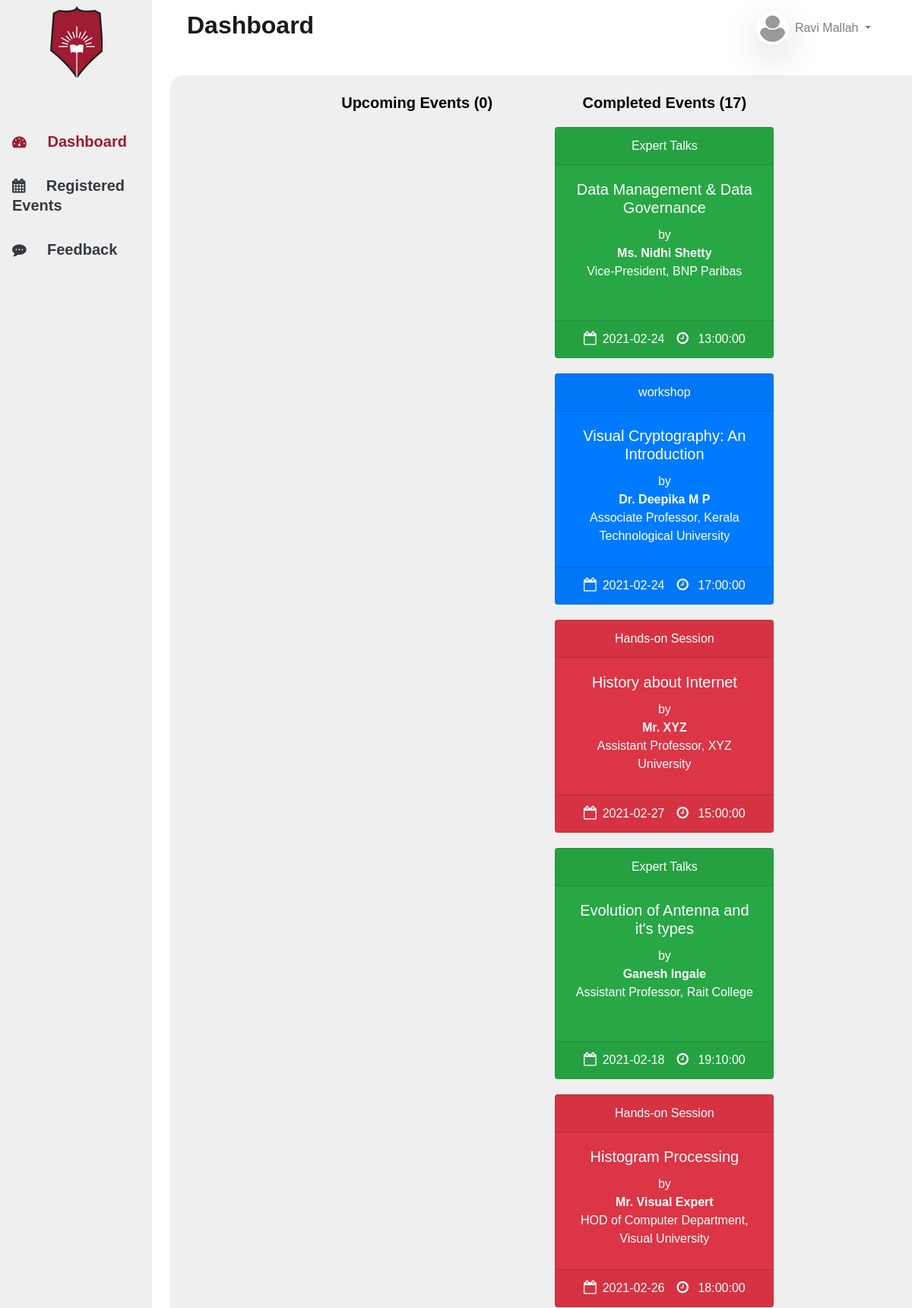
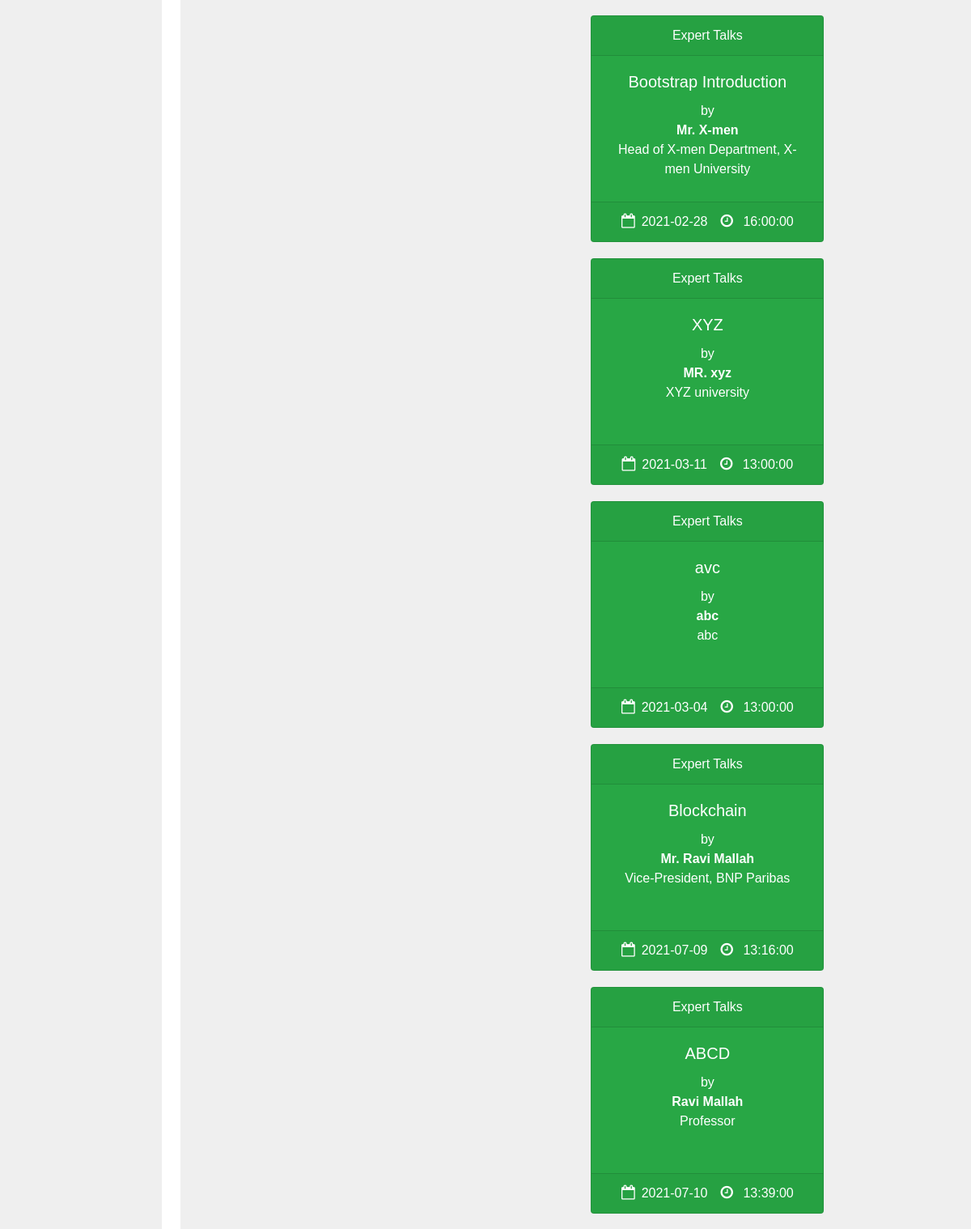
The app's page /modules/WorkshopTool/student/dashboard.php (signed in, upper part) with its own data (2 pictures, top to bottom).
### tables this page shows
CREATE TABLE `students` (
  `student_id` int(11) NOT NULL,
  `user_name` varchar(255) NOT NULL,
  `passcode` varchar(255) NOT NULL,
  `name` varchar(255) NOT NULL
);

CREATE TABLE `schedule` (
  `schedule_id` int(11) NOT NULL,
  `faculty_username` varchar(100) NOT NULL,
  `faculty_name` varchar(100) NOT NULL,
  `schedule_type` varchar(100) NOT NULL,
  `class` varchar(50) NOT NULL,
  `sem` varchar(100) NOT NULL,
  `date` date NOT NULL,
  `no_of_days` varchar(50) NOT NULL,
  `time` time NOT NULL,
  `topic` varchar(100) NOT NULL,
  `subject` varchar(100) NOT NULL,
  `speaker_name` varchar(150) NOT NULL,
  `speaker_type` varchar(20) NOT NULL,
  `speaker_designation` varchar(150) NOT NULL,
  `organized_by` varchar(150) NOT NULL,
  `budget` int(11) NOT NULL,
  `upload_done` tinyint(1) DEFAULT NULL
);

### modules/WorkshopTool/student/dashboard.php (the view, shortened to what this page needs)
<?php
    include('../config.php');
    $completed_event_num = 0;
    $upcoming_event_num = 0;
    if (!isset($_SESSION['login_user'])){
        header("Location: ../index.php");
        die();
    }else{
        $user_check = $_SESSION['login_user'];
        $faculty_name_sql = "SELECT name FROM students where user_name = '".$user_check."'";
        $name = mysqli_query($db, $faculty_name_sql);
        $name = mysqli_fetch_array($name, MYSQLI_ASSOC);
        $name = $name['name'];
        $today = date("Y-m-d");
        $today = strtotime($today);
        $schedule_sql = "SELECT schedule_id, schedule_type, `date`, `time`, topic, speaker_name, speaker_designation FROM schedule";
        $schedule_query = mysqli_query($db, $schedule_sql);
        while($result = mysqli_fetch_array($schedule_query)){
            $sch_date = $result['date'];
            $sch_date = strtotime($sch_date);
            if (($sch_date) >= ($today)){
                $upcoming_event_num++;
            }else{
                $completed_event_num++;
            }
        }
    }
?>
<!DOCTYPE html>
<html lang="en">
<head>
    <link rel="stylesheet" href="../css/bootstrap.min.css">
    <link rel="stylesheet" href="https://stackpath.bootstrapcdn.com/font-awesome/4.7.0/css/font-awesome.min.css">
    <link rel="stylesheet" href="../css/style1.css">
</head>
<body>
    <div class="container-fluid">
        <div class="row">
            <div class="col-lg-2 col-md-3 m-0 sidebar">
                <div class="row justify-content-center">
                    <a class="nav-link" href="#">
                        <img src="../img/logo.png" alt="">
                    </a>
                </div>
                <div class="row justify-content-center mt-5">
                    <ul class="nav" id="menu-list">
                        <li class="nav-item">
                          <a href="./dashboard.php" class="nav-link active d-block text-dark p-3 rounded "><i class="fa fa-tachometer pr-4 primary-color"></i> <p class="h5 d-inline primary-color font-weight-bold">Dashboard</p>
                          </a>
                        </li>
                        <li class="nav-item">
                            <a href="./registered.php" class="d-block text-dark p-3 m-auto"><i class="fa fa-calendar pr-4"></i><p class="h5 d-inline pl-1 font-weight-bold">Registered Events</p>
                            </a>
                        </li>
                        <li class="nav-item">
                            <a href="./feedback.php" class="d-block text-dark p-3 m-auto"><i class="fa fa-commenting pr-4"></i><p class="h5 d-inline pl-1 font-weight-bold">Feedback</p>
                            </a>
                        </li>
                      </ul>
                </div>
            </div>
            <div class="col">
                <div class="w-100">
                    <nav class="navbar navbar-expand-lg navbar-light">
                        <div class="col">
                            <a class="navbar-brand" href="#"> <p class="h2 font-weight-bold">Dashboard</p></a>
                        </div>
                        <div class="col d-md-flex justify-content-end">
                            <ul class="navbar-nav ml-auto">
                                <li class="nav-item dropdown">
                                    <a class="nav-link dropdown-toggle" href="#" id="navbarDropdown" role="button" data-toggle="dropdown" aria-haspopup="true" aria-expanded="false">
                                        <img src="../img/profile_pic.svg" alt="" class="img-fluid rounded-circle avatar mr-2 shadow-lg p-1 bg-body rounded"><?php echo $name ?>
                                    </a>
                                </li>
                            </ul>
                        </div>
                    </nav>
                </div>
                <div class="row mt-md-4 ml-md-2 mb-md-5 main-content text-center pb-5" id="content">
                    <div class="col-md-4 mt-4 ">
                        <form action="" method="post" class="col" onSubmit="return confirm('Are you sure you wish to register?');">
                        <div  class="h5 font-weight-bold">Upcoming Events (<span ><?php $schedule_query = mysqli_query($db, $schedule_sql); echo $upcoming_event_num; ?></span>) </div>
                        <?php
                            $schedule_query = mysqli_query($db, $schedule_sql);
                        ?>
                        </form>
                    </div>
                    <div class="col-md-4 mt-md-4 ">
                        <div class="h5 font-weight-bold">Completed Events (<span><?php echo $completed_event_num; ?></span>) </div>
                            <?php
                                    while($result = mysqli_fetch_array($schedule_query)){
                                        $sch_date = $result['date'];
                                        $sch_date = strtotime($sch_date);
                                        if (($sch_date) < ($today)){
                                            if ($result['schedule_type'] == "Expert Talks"){
                                                $bg_color = "bg-success";
                                            }elseif($result['schedule_type'] == "workshop"){
                                                $bg_color = "bg-primary";
                                            }else{
                                                $bg_color = "bg-danger";
                                            }
                                        }else{
                                            continue;
                                        }
                                ?>
                            <div class="card text-white text-center <?php echo $bg_color; ?> mb-3" style="max-width: 18rem;" id="schedule-card">
                                <div class="card-header"><?php echo $result['schedule_type'] ?></div>
                                <div class="card-body">
                                    <h5 class="card-title"><?php echo $result['topic'] ?>
                                    </h5>
                                    <span>by</span>
                                    <p class="card-text">
                                        <span class="font-weight-bold">
                                            <?php echo $result['speaker_name'] ?>
                                        </span>
                                        <span class="d-block">
                                        <?php echo $result['speaker_designation'] ?>
                                        </span>
                                    </p>
                                </div>
                                <div class="card-footer d-flex justify-content-center">
                                    <div class="px-2"><i class="fa fa-calendar-o font-weight-lighter pr-2" aria-hidden="true"></i><?php echo $result['date'] ?></div>
                                    <div class="px-2"><i class="fa fa-clock-o font-weight-lighter pr-2" aria-hidden="true"></i> <?php echo $result['time'] ?></div>
                                </div>
                            </div>
                            <?php
                                }
                            ?>
                    </div>
                </div>
            </div>
        </div>
    </div>
</body>
</html>

### modules/WorkshopTool/css/style1.css (style rules this page uses)
:root { --primary: #9A1C32; --light: #ffffff; --grey: #efefef; }
body { font-family: 'google sans', sans-serif; overflow: hidden; }
.primary-color { color: var(--primary) !important; }
.sidebar { background-color: var(--grey); }
.fa { font-weight: bold; font-size: large; }
.avatar { max-width: 45px; }
.main-content { border-radius: 20px 0 0 0; background-color: var(--grey); color: black; overflow-y: auto; justify-content: center; }
#schedule-card { margin: 20px auto; }
.card-text { color: #ffffff; font-weight: 100 }
.card-text { height:80px; }
.card::before, .card::after { position: absolute; top: 0; right: 0; bottom: 0; left: 0; transform: scale3d(0, 0, 1); transition: transform .3s ease-out 0s; background: rgba(255, 255, 255, 0.1); content: ''; pointer-events: none; }
.card::before { transform-origin: left top; }
.card::after { transform-origin: right bottom; }
@media (min-width: 768px) { .sidebar { background-color: var(--grey); height: 100vh; width: 20%; font-weight: 400px; } }
@media (min-width: 768px) { #menu-list { display: inline-flex; flex-direction: column; } }
@media (min-width: 768px) { #content { height: 90vh; } }

### records on screen
students: name "Ravi Mallah"
schedule: schedule_type "Expert Talks", topic "Data Management & Data Governance", speaker_name "Ms. Nidhi Shetty", speaker_designation "Vice-President, BNP Paribas", date "2021-02-24", time "13:00:00"
schedule: schedule_type "workshop", topic "Visual Cryptography: An Introduction", speaker_name "Dr. Deepika M P", speaker_designation "Associate Professor, Kerala Technological University", date "2021-02-24", time "17:00:00"
schedule: schedule_type "Hands-on Session", topic "History about Internet", speaker_name "Mr. XYZ", speaker_designation "Assistant Professor, XYZ University", date "2021-02-27", time "15:00:00"
schedule: schedule_type "Expert Talks", topic "Evolution of Antenna and it's types", speaker_name "Ganesh Ingale", speaker_designation "Assistant Professor, Rait College", date "2021-02-18", time "19:10:00"
schedule: schedule_type "Hands-on Session", topic "Histogram Processing", speaker_name "Mr. Visual Expert", speaker_designation "HOD of Computer Department, Visual University", date "2021-02-26", time "18:00:00"
schedule: schedule_type "Expert Talks", topic "Bootstrap Introduction", speaker_name "Mr. X-men", speaker_designation "Head of X-men Department, X-men University", date "2021-02-28", time "16:00:00"
schedule: schedule_type "Expert Talks", topic "XYZ", speaker_name "MR. xyz", speaker_designation "XYZ university", date "2021-03-11", time "13:00:00"
schedule: schedule_type "Expert Talks", topic "avc", speaker_name "abc", speaker_designation "abc", date "2021-03-04", time "13:00:00"
schedule: schedule_type "Expert Talks", topic "Blockchain", speaker_name "Mr. Ravi Mallah", speaker_designation "Vice-President, BNP Paribas", date "2021-07-09", time "13:16:00"
schedule: schedule_type "Expert Talks", topic "ABCD", speaker_name "Ravi Mallah", speaker_designation "Professor", date "2021-07-10", time "13:39:00"

### other values on screen
$upcoming_event_num "0"
$completed_event_num "17"
